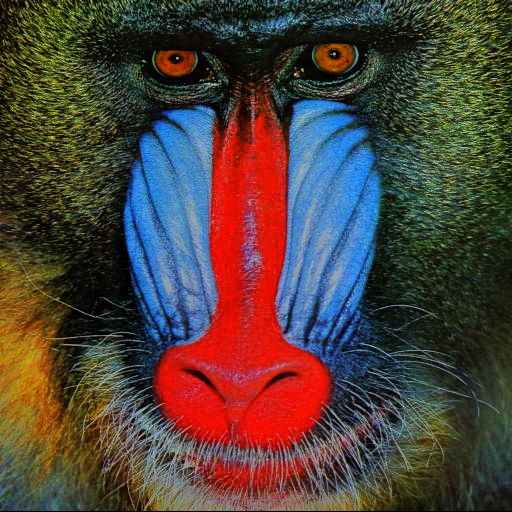
//> input picture mandrill.bmp, 512 x 512 px, given in place of mandrill.jpg, which was not available
$ ./rotate   (built with g++ and OpenCV 4)
//> lines starting //> are read from the running program, lines starting //| are printed output that depends on the picture; pictures that were not available may be replaced by others from this repository, and a replacement may not be noted
#include <opencv2/highgui/highgui.hpp>
#include <opencv2/imgproc/imgproc.hpp>

using namespace cv;

int main(){
    Mat image1 = imread("mandrill.jpg", IMREAD_COLOR);
//> image1 is the input picture: 512 rows x 512 cols, CV_8UC3; mean B, G, R 58.8, 65.7, 79
    Mat image2 = Mat::zeros(image1.size(), image1.type());
    Mat image3 = Mat::zeros(image1.size(), image1.type());
    Mat image4 = Mat::zeros(image1.size(), image1.type());
    Mat image5 = Mat::zeros(image1.size(), image1.type());

    double angle = 45;
    Point2f center(image1.cols/2, image1.rows/2);
//> center = Point(256, 256)
    Mat rot = getRotationMatrix2D(center, angle, 1.0);

    warpAffine(image1, image2, rot, image1.size());
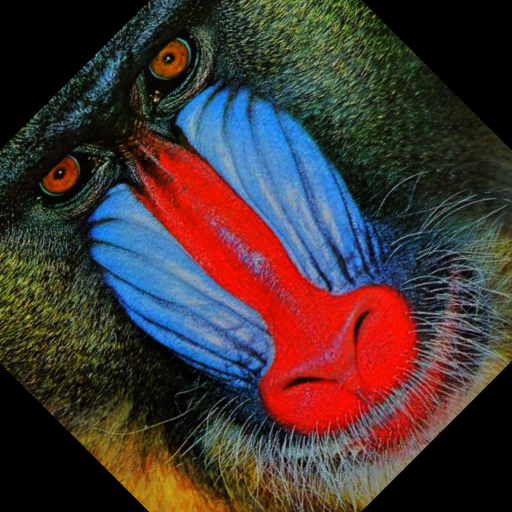
//> image2: 512 rows x 512 cols, CV_8UC3; mean B, G, R 52.6, 53.6, 67.3
    flip(image1, image3, 0);
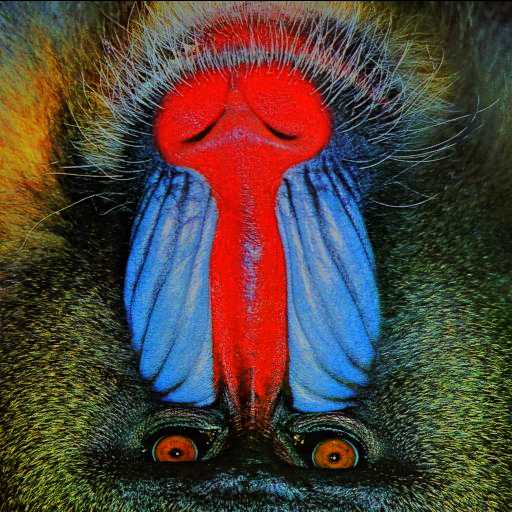
//> image3: 512 rows x 512 cols, CV_8UC3; mean B, G, R 58.8, 65.7, 79
    flip(image1, image4, 1);
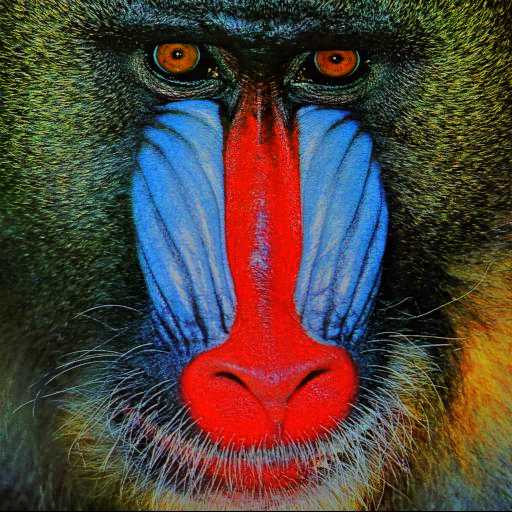
//> image4: 512 rows x 512 cols, CV_8UC3; mean B, G, R 58.8, 65.7, 79
    transpose(image1, image5);
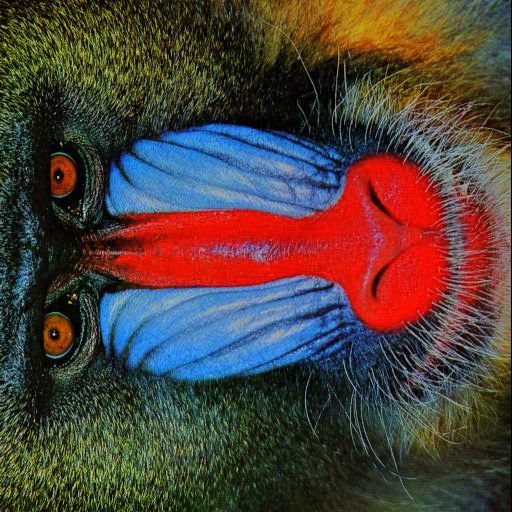
//> image5: 512 rows x 512 cols, CV_8UC3; mean B, G, R 58.8, 65.7, 79

    imshow("Original images", image1);
    imshow("warpAffine", image2);
    imshow("flip0", image3);
    imshow("flip1", image4);
    imshow("transpose", image5);

    waitKey(0);

    return 0;
}

$ run again, with sample-1.jpg saved as mandrill.bmp
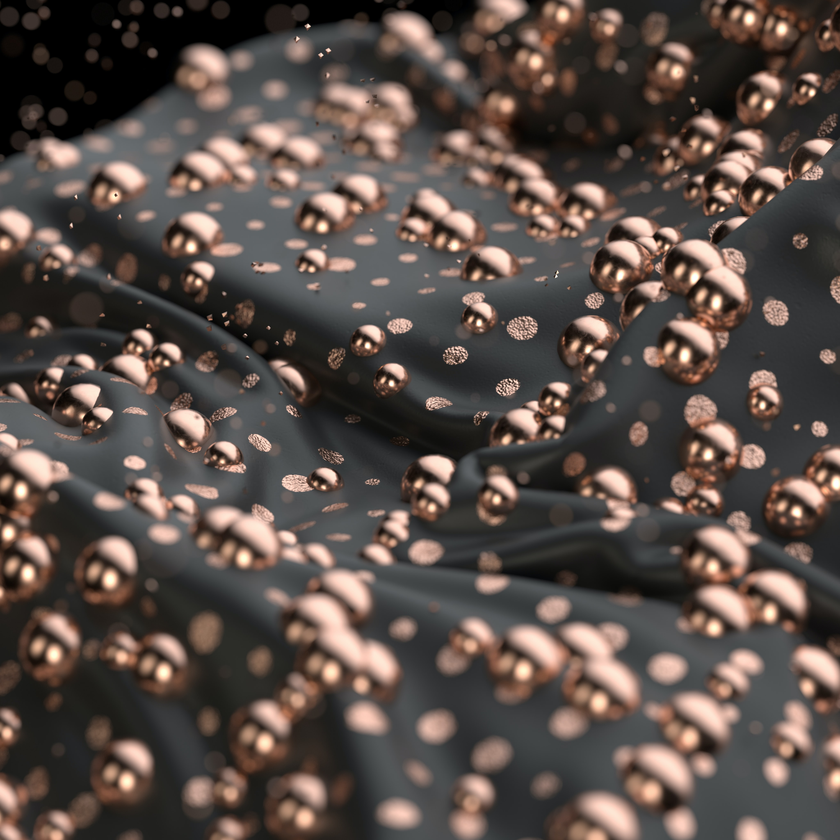
//> input picture sample-1.jpg, 840 x 840 px, shrunk from 4096 x 4096 before the run, given in place of mandrill.jpg, which was not available
//> image1 is the input picture: 840 rows x 840 cols, CV_8UC3; mean B, G, R 72.3, 77.8, 89.4
//> `flip(image1, image4, 1);`:
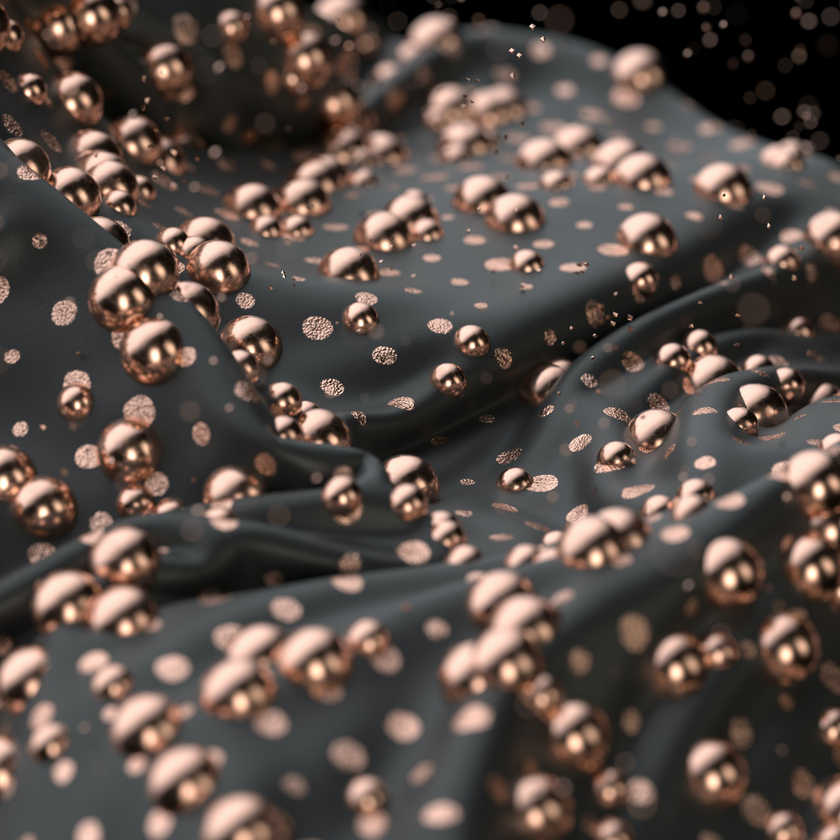
//> image4: 840 rows x 840 cols, CV_8UC3; mean B, G, R 72.3, 77.8, 89.4
//> `transpose(image1, image5);`:
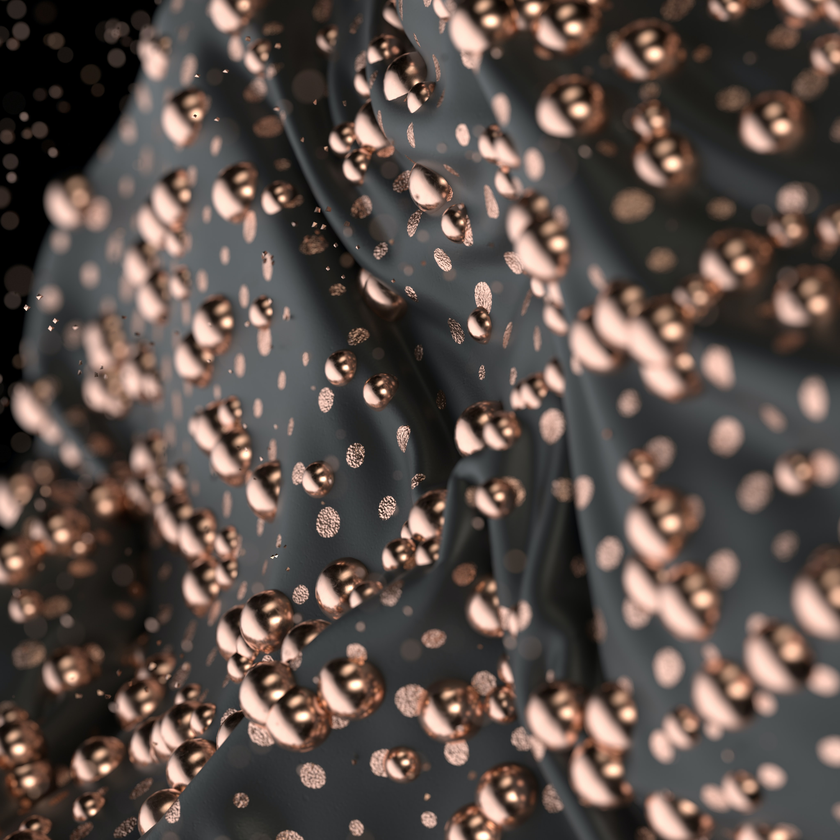
//> image5: 840 rows x 840 cols, CV_8UC3; mean B, G, R 72.3, 77.8, 89.4
